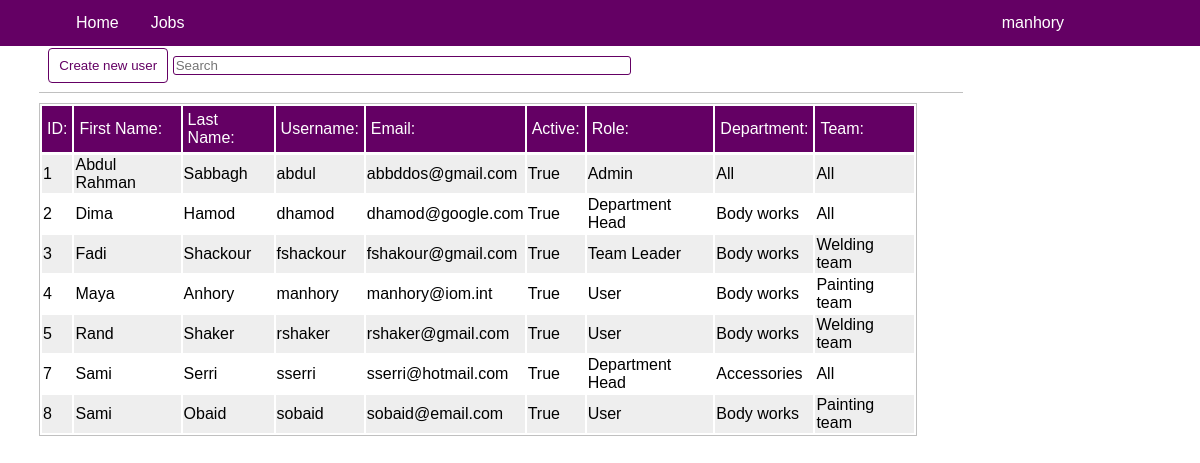
The app's page /dre_admin/register/ (signed in), older data.
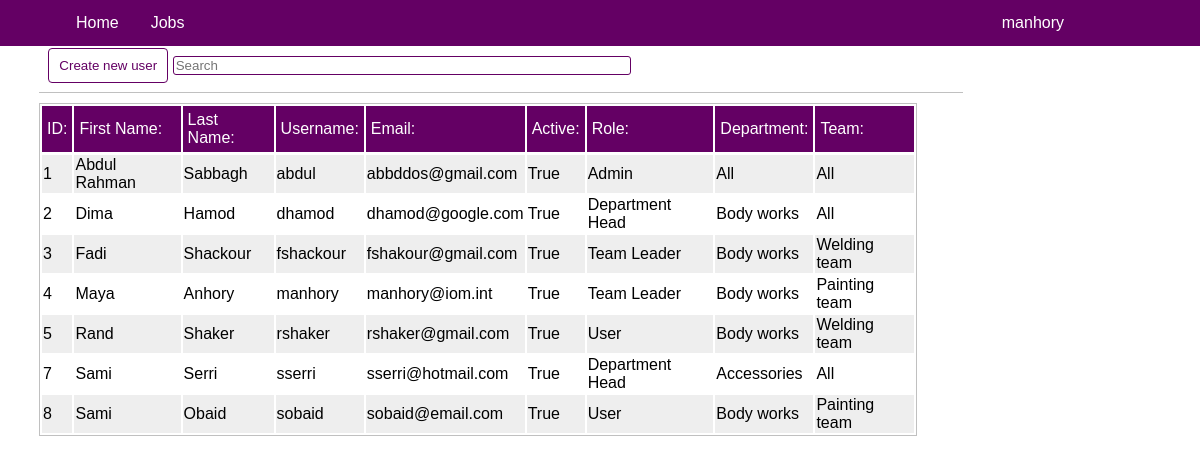
The same page, newer data.
### dre_admin/models.py (models this page shows, shortened)
class Profile(models.Model):
    user = models.OneToOneField(User, on_delete = models.CASCADE)
    role = models.CharField(max_length = 50, choices = [('Admin','Admin'),('Department Head','Department Head'),('Team Leader','Team Leader'),('User','User')], default = 'User')
    department = models.ForeignKey('Department', on_delete = models.CASCADE, default = 1)
    team = models.ForeignKey('Team', on_delete = models.CASCADE, default = 1)

class Department(models.Model):
    dep_code = models.CharField(max_length = 20, unique = False, default = 'All')
    dep_name = models.CharField(max_length = 30,  default = 'All')
    dep_description = models.CharField(max_length = 400, null = True)
    def __str__(self):
        return f'{self.dep_name}'

class Team(models.Model):
    team_code = models.CharField(max_length = 30, default = 'All')
    team_name = models.CharField(max_length = 40,  default = 'All')
    team_dep = models.ForeignKey('Department', on_delete = models.CASCADE, default = 1)
    team_description = models.CharField(max_length = 400, null = True)
    def __str__(self):
        return f'{self.team_name}'

### dre_admin/views.py (the view)
# urls.py: path('register/', views.register, name='register_user'),
def register(request):
    prf = Profile.objects.get(user__username = request.user.username)
    profiles = Profile.objects.all().order_by('user__id')
    if request.method == 'POST':
        form1 = UserRegisterForm(request.POST)
        form2 = UserProfileCreationForm(request.POST)
        if form1.is_valid() and form2.is_valid():
            try:
                firstname = form1.cleaned_data.get('first_name')
                lastname = form1.cleaned_data.get('last_name')
                username = str(firstname).lower()[0] + str(lastname).lower()
                newname = NewName(username)
                password = newname + '@123'
                email = form1.cleaned_data.get('email')
                isactive = form1.cleaned_data.get('is_active')
                usr = User(first_name = firstname, last_name = lastname,
                            username = newname,
                            email = email, is_active = isactive, date_joined = datetime.now())
                usr.set_password(password)
                usr.save()
                pro = Profile(user = usr, role = form2.cleaned_data.get('role'), department = form2.cleaned_data.get('department'), team = form2.cleaned_data.get('team'))
                pro.save()
                messages.success(request, 'New user was successfully added :)')
                return redirect('register_user')
            except Exception as e:
                messages.error(request, str(e))
                return redirect('register_user')
    else:
        form1 = UserRegisterForm()
        form2 = UserProfileCreationForm()
    context = {
            'profiles': profiles,
            'form1': form1,
            'form2': form2,
            'prf': prf
        }
    return render(request, 'dre_admin/register_user.html', context)

### dre_admin/forms.py
class UserRegisterForm(ModelForm):
    class Meta:
        model = User
        fields = ['first_name','last_name', 'email', 'is_active']

class UserProfileCreationForm(ModelForm):
    class Meta:
        model = Profile
        fields = ['role', 'department', 'team']

### dre_admin/templates/dre_admin/register_user.html (shortened to what this page needs)
{% extends "home/base.html"%}
{% load crispy_forms_tags%}
{% block content %}
    <div class = "actionpage">
        <div class="action-header">
            <button class = 'btn-active' id = "create-user">Create new user</button>
            <input type = "text" placeholder = "Search"id = 'srch' />
        </div>
        <table>
            <tr>
                <th>ID:</th>
                <th>First Name:</th>
                <th>Last Name:</th>
                <th>Username:</th>
                <th>Email:</th>
                <th>Active:</th>
                <th>Role:</th>
                <th>Department:</th>
                <th>Team:</th>
            </tr>
            {% for p in profiles %}
                <tr class = '{{p.user.is_active}} table-row' id = "{{p.user.username}}">
                    <td>{{p.user.id}}</td>
                    <td>{{p.user.first_name}}</td>
                    <td>{{p.user.last_name}}</td>
                    <td>{{p.user.username}}</td>
                    <td>{{p.user.email}}</td>
                    <td>{{p.user.is_active}}</td>
                    <td>{{p.role}}</td>
                    <td>{{p.department}}</td>
                    <td>{{p.team}}</td>
                </tr>
            {% endfor %}
        </table>
    </div>
{% endblock %}

Row changes from the older to the newer data that the page shows:
changed Profile "Maya": role "User" → "Team Leader"
